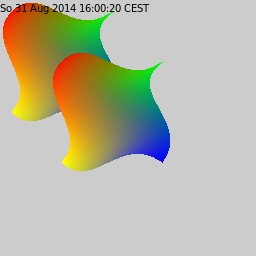

The script that saved this image:
## header to provide surface and context
using Cairo
c = CairoRGBSurface(256,256);
cr = CairoContext(c);

save(cr);
set_source_rgb(cr,0.8,0.8,0.8);    # light gray
rectangle(cr,0.0,0.0,256.0,256.0); # background
fill(cr);
restore(cr);

save(cr);
## original example, taken from cairo/test/pattern-mesh.c
function draw(cr, width::Int, height::Int)

	PAT_WIDTH  = 170
	PAT_HEIGHT = 170
	SIZE = PAT_WIDTH
	PAD = 2
	WIDTH = (PAD + SIZE + PAD)
	HEIGHT = WIDTH

	pattern = CairoPatternMesh();

	#cairo_test_paint_checkered (cr); ?

	translate(cr, PAD, PAD);
	translate(cr, 10, 10);

	mesh_pattern_begin_patch(pattern);

	mesh_pattern_move_to(pattern, 0, 0);
	mesh_pattern_curve_to(pattern, 30, -30,  60,  30, 100, 0);
	mesh_pattern_curve_to(pattern, 60,  30, 130,  60, 100, 100);
	mesh_pattern_curve_to(pattern, 60,  70,  30, 130,   0, 100);
	mesh_pattern_curve_to(pattern, 30,  70, -30,  30,   0, 0);

	mesh_pattern_set_corner_color_rgb(pattern, 0, 1, 0, 0);
	mesh_pattern_set_corner_color_rgb(pattern, 1, 0, 1, 0);
	mesh_pattern_set_corner_color_rgb(pattern, 2, 0, 0, 1);
	mesh_pattern_set_corner_color_rgb(pattern, 3, 1, 1, 0);

	mesh_pattern_end_patch(pattern);

	mesh_pattern_begin_patch(pattern);

	mesh_pattern_move_to(pattern, 50, 50);
	mesh_pattern_curve_to(pattern,  80,  20, 110,  80, 150, 50);
	mesh_pattern_curve_to(pattern, 110,  80, 180, 110, 150, 150);
	mesh_pattern_curve_to(pattern, 110, 120,  80, 180,  50, 150);
	mesh_pattern_curve_to(pattern,  80, 120,  20,  80,  50, 50);

	mesh_pattern_set_corner_color_rgba(pattern, 0, 1, 0, 0, 0.3);
	mesh_pattern_set_corner_color_rgb(pattern, 1, 0, 1, 0);
	mesh_pattern_set_corner_color_rgba(pattern, 2, 0, 0, 1, 0.3);
	mesh_pattern_set_corner_color_rgb(pattern, 3, 1, 1, 0);

	mesh_pattern_end_patch(pattern);

	set_source(cr, pattern);
	paint(cr);
	#pattern_destroy (pattern);

end

draw(cr,170,170);

## mark picture with current date
restore(cr);
move_to(cr,0.0,12.0);
set_source_rgb(cr, 0,0,0);
show_text(cr,Libc.strftime(time()));
write_to_png(c,"sample_meshpattern.png");
